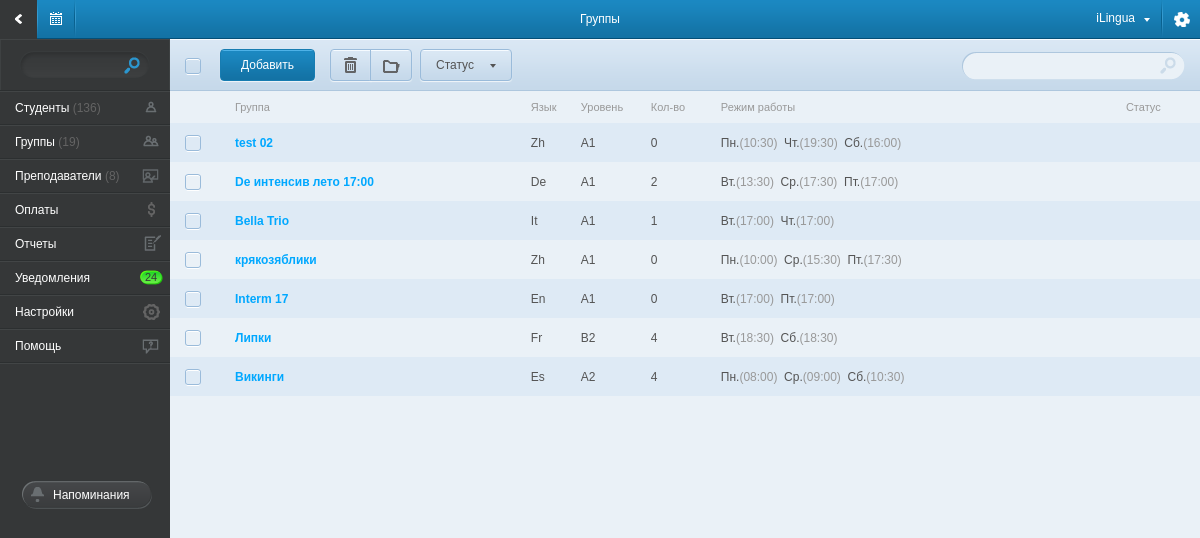
The app's page /groups/ with its own data.
### tables this page shows
CREATE TABLE IF NOT EXISTS `school_groups` (
  `id` int(6) NOT NULL auto_increment,
  `name` varchar(100) NOT NULL,
  `lang_id` int(5) NOT NULL,
  `level_id` int(5) NOT NULL,
  `group_format_id` int(5) NOT NULL,
  `status` int(3) NOT NULL,
  PRIMARY KEY  (`id`)
);

CREATE TABLE IF NOT EXISTS `lang` (
  `id` int(5) NOT NULL auto_increment,
  `name` varchar(100) NOT NULL,
  `short_name` varchar(5) NOT NULL,
  `color` varchar(7) NOT NULL default '#E93030',
  PRIMARY KEY  (`id`)
);

CREATE TABLE IF NOT EXISTS `level` (
  `id` int(5) NOT NULL auto_increment,
  `name` varchar(20) NOT NULL,
  `descriptiion` varchar(255) NOT NULL,
  PRIMARY KEY  (`id`)
);

CREATE TABLE IF NOT EXISTS `timetable_set` (
  `id` int(11) NOT NULL auto_increment,
  `classroom_id` int(5) NOT NULL,
  `school_groups_id` int(5) NOT NULL,
  `user_id` int(5) NOT NULL,
  `day` int(1) NOT NULL,
  `time_start` time NOT NULL,
  `time_stop` time NOT NULL,
  PRIMARY KEY  (`id`)
);

### application/controllers/main.php (called while the page is built, shortened)
<?php if ( ! defined('BASEPATH')) exit('No direct script access allowed');
class main extends CI_Controller{
    function __construct() {
        $this->load->database();
        $this->load->model('list_model',    'list');
        $this->load->model('student_model', 'student');
        $this->load->model('group_model',   'group');
        $this->load->model('payment_model', 'payment');
        $this->load->model('teacher_model', 'teacher');
        $this->load->model('schedule_model','schedule');
        $this->load->helper('valid_data');
        $this->load->helper('date_convert');
        $this->load->helper('student');
        $this->load->helper('other');
    }
    function groups(){
        $gp_data['groups_list']     = $this->group->get_groups();
        foreach( $gp_data['groups_list'] as $key => $groups_ar ){
            $date_list = $this->group->get_timetable( $groups_ar['id'] );
            if( $date_list ){
                foreach($date_list as $date_ar ){
                    $tmp_ar[ $date_ar['day'] ] = $date_ar['time_start'];
                }
                $gp_data['groups_list'][$key]['time_str'] = get_schedule_str( $tmp_ar );
                unset($tmp_ar);
            }
        }
        $main_data_ar['title']          = 'Группы';
        $main_data_ar['left_menu']      = $this->load->view('component/left_menu_view', '', TRUE);
        $main_data_ar['right_content']  = $this->load->view('page/groups_view', $gp_data, TRUE);
        $this->load->view('main_view', $main_data_ar );
    }
}

### index.php (called while the page is built, shortened)
<?php
require_once BASEPATH.'core/CodeIgniter.php';

### application/models/group_model.php (called while the page is built, shortened)
<?php if ( ! defined('BASEPATH')) exit('No direct script access allowed');
class group_model extends CI_Model{
    function get_groups(){
        $query = $this->db->query("
                                    SELECT
                                        school_groups.*, school_groups.id AS `group_id`, lang.name AS `lang_name`, lang.short_name AS `lang_sname`, level.name AS `level_name`,
                                        (SELECT
                                            COUNT(student.id)
                                            FROM
                                                `student`,`student_school_groups`
                                            WHERE
                                                student.id = student_school_groups.student_id
                                                AND
                                                student_school_groups.school_groups_id = `group_id`
                                         ) AS `cnt_student`
                                    FROM
                                        `school_groups`, `lang`, `level`
                                    WHERE
                                        school_groups.lang_id   = lang.id
                                        AND
                                        school_groups.level_id  = level.id
                                        AND
                                        school_groups.group_format_id != 1
                                    GROUP BY  school_groups.id
                                  ");
        foreach ( $query->result_array() as $row )
            $return_ar[] = $row;
        return $return_ar;
    }
}

### application/views/page/groups_view.php (the view, shortened to what this page needs)
<div id="right_content">
    <div id="fix_space">
        <div id="fix_top_menu">
            <div id="content_top_block">
                <div id="group_top_block">
                    <div id="check_all_block">
                    </div>
                    <a href="/add_group/" class="top_left_btn_action" style="left:50px;">Добавить</a>
                    <a href="#" class="top_left_btn top_left_btn_left top_left_btn_del"         style="left:160px;"><div></div></a>
                    <a href="#" class="top_left_btn top_left_btn_right top_left_btn_catalog"   style="left:200px;"><div></div></a>
                    <a href="#" class="top_left_btn top_left_btn_list" style="left:250px; width: 75px;">
                        <div>Статус</div>
                    </a>
                    <div class="filter_group_top">
                        <input type="text" name="group_filter" id="group_filter" />
                    </div>
                </div>
            </div>
        </div>
    </div>
    <table class="group_tbl">
        <tr class="group_first_tr">
            <td style="width: 35px;"></td>
            <td style="width: 30px;"></td>
            <td>Группа</td>
            <td style="width: 50px;">Язык</td>
            <td style="width: 70px;">Уровень</td>
            <td style="width: 70px;">Кол-во</td>
            <td>Режим работы</td>
            <td>Статус</td>
        </tr>
        <? foreach ($groups_list as $group_ar): ?>
            <tr>
                <td><input type="checkbox" name="tmp[]" /></td>
                <td class="group_tbl_star"></td>
                <td><a href="/group_cart/<?= $group_ar['id'] ?>/"><?= $group_ar['name'] ?></a></td>
                <td><?= $group_ar['lang_sname'] ?></td>
                <td><?= $group_ar['level_name'] ?></td>
                <td><?= $group_ar['cnt_student'] ?></td>
                <td><?= $group_ar['time_str'] ?></td>
                <td></td>
            </tr>
        <? endforeach; ?>
    </table>
</div>

### application/helpers/student_helper.php (shortened to what this page needs)
<?php if ( ! defined('BASEPATH')) exit('No direct script access allowed');
function get_schedule_str( $schadule_ar ){
    $day_ar = array('Пн.','Вт.','Ср.','Чт.','Пт.','Сб.','Вс.');
    $str = '';
    if( $schadule_ar != NULL ){
        foreach ( $schadule_ar as $day => $time ){
            $time = preg_replace("#(\d{2}:\d{2}):\d{2}#i", "$1", $time);
            $str .= $day_ar[ $day-1 ].'<span>('.$time.')</span>&nbsp;&nbsp;';
        }
    }
    return $str;
}

### css/main.css (style rules this page uses)
body { font-family: Arial,Helvetica,Garuda,sans-serif; font-size: 12px; background-color: #b0b7ba; }
#left_menu, #right_content { display: table-cell; }
#right_content { vertical-align: top; }
#fix_space { height: 52px; }
#content_top_block { background-image: url('/img/bg_center_top_block.png'); height: 52px; position: relative; }
#group_top_block { height: 52px; position: relative; }
#group_top_block div { position: absolute; }
#check_all_block, #check_all_star { width: 20px; height: 20px; left: 0px; top: 18px; }
a.top_left_btn { display: block; position: absolute; width:40px; height: 30px; top: 10px; background-image: url(/img/btn_top_left.png); border: #9abbda solid 1px; border-radius: 4px; box-shadow: 0px 1px 1px #f1f6fa; }
a.top_left_btn_left { border-radius: 4px 0px 0px 4px; }
a.top_left_btn_right { border-radius: 0px 4px 4px 0px; }
a.top_left_btn div { width: inherit; height:inherit; background-image: url(/img/top_pic.png); background-repeat: no-repeat; }
a.top_left_btn_del div { background-position: -37px -58px; }
a.top_left_btn_catalog div { background-position: -4px -58px; }
a.top_left_btn_list { padding-left: 15px; }
a.top_left_btn_list div { background-image: url(/img/top_list_row.png); background-position: right 14px; line-height: 30px; color:#545454; }
a.top_left_btn_action { display: inline-block; position: absolute; top: 10px; height: 30px; line-height: 30px; padding: 0px 20px; color: #fff; background-image: url(/img/btn_top_left_action.png); border: #177cb1 solid 1px; border-radius: 4px; box-shadow: 0px 1px 1px #f1f6fa; }
.filter_group_top { background-image: url('/img/filter_group_top.png'); width: 224px; height: 29px; right: 15px; top: 12px; }
.filter_group_top input { position: absolute; width: 180px; height: 16px; left:10px; top: 6px; background: none; border: none; color:#a1a1a1; }
.group_tbl, .memo_tbl { width: 100%; border-collapse: collapse; }
.group_tbl .group_first_tr, .memo_tbl .group_first_tr { color: #999999 !important; background-image: none !important; }
.group_tbl .group_first_tr td, .memo_tbl .group_first_tr td { height: auto !important; line-height: normal !important; padding: 10px 0px 10px 0px; font-size: 11px; font-weight: normal !important; color: #999999 !important; }
.group_tbl td, .memo_tbl td { height: 39px; vertical-align: middle; color: #545454; }
.group_tbl td span, .memo_tbl td span { color: #999999; }
.group_tbl td a, .memo_tbl td a { color: #00a8ff; text-decoration: none; font-weight: bold; }
a { font-size: 12px; color: #00a8ff; text-decoration: none; font-weight: normal; }

### records on screen
school_groups: name "test 02", lang.short_name "Zh", level.name "A1", cnt_student "0", day "Пн.", time "10:30", day "Чт.", time "19:30", day "Сб.", time "16:00"
school_groups: name "De интенсив лето 17:00", lang.short_name "De", level.name "A1", cnt_student "2", day "Вт.", time "13:30", day "Ср.", time "17:30", day "Пт.", time "17:00"
school_groups: name "Bella Trio", lang.short_name "It", level.name "A1", cnt_student "1", day "Вт.", time "17:00", day "Чт."
school_groups: name "крякозяблики", lang.short_name "Zh", level.name "A1", cnt_student "0", day "Пн.", time "10:00", day "Ср.", day "Пт."
timetable_set: time_start "15:30", time_stop "17:30"
school_groups: name "Interm 17", lang.short_name "En", level.name "A1", cnt_student "0", day "Вт.", time "17:00", day "Пт."
school_groups: name "Липки", lang.short_name "Fr", level.name "B2", cnt_student "4", day "Вт.", time "18:30", day "Сб."
school_groups: name "Викинги", lang.short_name "Es", level.name "A2", cnt_student "4", day "Пн.", time "08:00", day "Ср.", day "Сб."
timetable_set: time_start "09:00", time_stop "10:30"

### other values on screen
$title "Группы"
